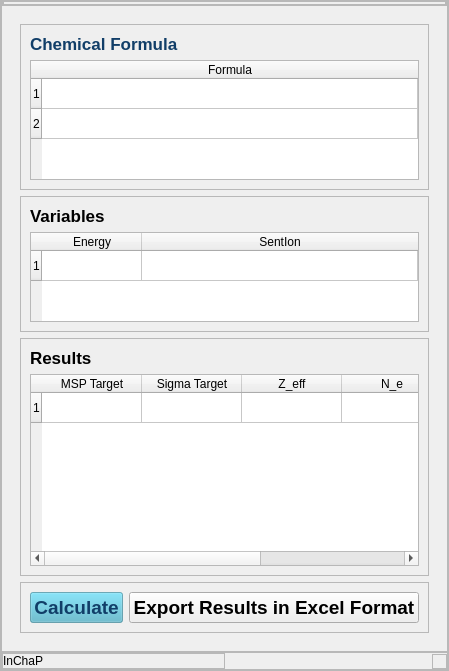
     <widget class="QFrame" name="main">
      <property name="frameShape">
       <enum>QFrame::StyledPanel</enum>
      </property>
      <property name="frameShadow">
       <enum>QFrame::Raised</enum>
      </property>
      <layout class="QVBoxLayout" name="verticalLayout">
       <property name="spacing">
        <number>0</number>
       </property>
       <property name="leftMargin">
        <number>0</number>
       </property>
       <property name="topMargin">
        <number>0</number>
       </property>
       <property name="rightMargin">
        <number>0</number>
       </property>
       <property name="bottomMargin">
        <number>0</number>
       </property>
       <item alignment="Qt::AlignTop">
        <widget class="QFrame" name="header_frame">
         <property name="frameShape">
          <enum>QFrame::StyledPanel</enum>
         </property>
         <property name="frameShadow">
          <enum>QFrame::Raised</enum>
         </property>
         <layout class="QHBoxLayout" name="horizontalLayout_2">
          <property name="spacing">
           <number>0</number>
          </property>
          <property name="leftMargin">
           <number>0</number>
          </property>
          <property name="topMargin">
           <number>0</number>
          </property>
          <property name="rightMargin">
           <number>0</number>
          </property>
          <property name="bottomMargin">
           <number>0</number>
          </property>
          <item alignment="Qt::AlignLeft|Qt::AlignTop">
           <widget class="QFrame" name="menubutton">
            <property name="frameShape">
             <enum>QFrame::StyledPanel</enum>
            </property>
            <property name="frameShadow">
             <enum>QFrame::Raised</enum>
            </property>
            <layout class="QHBoxLayout" name="horizontalLayout_5">
             <property name="spacing">
              <number>0</number>
             </property>
             <property name="leftMargin">
              <number>0</number>
             </property>
             <property name="topMargin">
              <number>0</number>
             </property>
             <property name="rightMargin">
              <number>0</number>
             </property>
             <property name="bottomMargin">
              <number>0</number>
             </property>
            </layout>
           </widget>
          </item>
          <item alignment="Qt::AlignRight|Qt::AlignTop">
           <widget class="QFrame" name="toprightbuttons">
            <property name="frameShape">
             <enum>QFrame::StyledPanel</enum>
            </property>
            <property name="frameShadow">
             <enum>QFrame::Raised</enum>
            </property>
            <layout class="QHBoxLayout" name="horizontalLayout_4">
             <property name="spacing">
              <number>0</number>
             </property>
             <property name="leftMargin">
              <number>0</number>
             </property>
             <property name="topMargin">
              <number>0</number>
             </property>
             <property name="rightMargin">
              <number>0</number>
             </property>
             <property name="bottomMargin">
              <number>0</number>
             </property>
            </layout>
           </widget>
          </item>
         </layout>
        </widget>
       </item>
       <item>
        <widget class="QFrame" name="main_body">
         <property name="sizePolicy">
          <sizepolicy hsizetype="Preferred" vsizetype="Expanding">
           <horstretch>0</horstretch>
           <verstretch>0</verstretch>
          </sizepolicy>
         </property>
         <property name="frameShape">
          <enum>QFrame::StyledPanel</enum>
         </property>
         <property name="frameShadow">
          <enum>QFrame::Raised</enum>
         </property>
         <layout class="QVBoxLayout" name="verticalLayout_13">
          <item>
           <widget class="QStackedWidget" name="stackedWidget_3">
            <property name="currentIndex">
             <number>0</number>
            </property>
            <widget class="QWidget" name="page_main">
             <layout class="QVBoxLayout" name="verticalLayout_15">
              <item alignment="Qt::AlignTop">
               <widget class="QFrame" name="frame_7">
                <property name="frameShape">
                 <enum>QFrame::StyledPanel</enum>
                </property>
                <property name="frameShadow">
                 <enum>QFrame::Raised</enum>
                </property>
                <layout class="QVBoxLayout" name="verticalLayout_16">
                 <item>
                  <widget class="QLabel" name="label_29">
                   <property name="maximumSize">
                    <size>
                     <width>945</width>
                     <height>20</height>
                    </size>
                   </property>
                   <property name="palette">
                    <palette>
                     <active>
                      <colorrole role="WindowText">
                       <brush brushstyle="SolidPattern">
                        <color alpha="255">
                         <red>17</red>
                         <green>62</green>
                         <blue>104</blue>
                        </color>
                       </brush>
                      </colorrole>
                      <colorrole role="Text">
                       <brush brushstyle="SolidPattern">
                        <color alpha="255">
                         <red>17</red>
                         <green>62</green>
                         <blue>104</blue>
                        </color>
                       </brush>
                      </colorrole>
                      <colorrole role="BrightText">
                       <brush brushstyle="SolidPattern">
                        <color alpha="255">
                         <red>17</red>
                         <green>62</green>
                         <blue>104</blue>
                        </color>
                       </brush>
                      </colorrole>
                      <colorrole role="ButtonText">
                       <brush brushstyle="SolidPattern">
                        <color alpha="255">
                         <red>17</red>
                         <green>62</green>
                         <blue>104</blue>
                        </color>
                       </brush>
                      </colorrole>
                     </active>
                     <inactive>
                      <colorrole role="WindowText">
                       <brush brushstyle="SolidPattern">
                        <color alpha="255">
                         <red>17</red>
                         <green>62</green>
                         <blue>104</blue>
                        </color>
                       </brush>
                      </colorrole>
                      <colorrole role="Text">
                       <brush brushstyle="SolidPattern">
                        <color alpha="255">
                         <red>17</red>
                         <green>62</green>
                         <blue>104</blue>
                        </color>
                       </brush>
                      </colorrole>
                      <colorrole role="BrightText">
                       <brush brushstyle="SolidPattern">
                        <color alpha="255">
                         <red>17</red>
                         <green>62</green>
                         <blue>104</blue>
                        </color>
                       </brush>
                      </colorrole>
                      <colorrole role="ButtonText">
                       <brush brushstyle="SolidPattern">
                        <color alpha="255">
                         <red>17</red>
                         <green>62</green>
                         <blue>104</blue>
                        </color>
                       </brush>
                      </colorrole>
                     </inactive>
                     <disabled>
                      <colorrole role="WindowText">
                       <brush brushstyle="SolidPattern">
                        <color alpha="255">
                         <red>17</red>
                         <green>62</green>
                         <blue>104</blue>
                        </color>
                       </brush>
                      </colorrole>
                      <colorrole role="Text">
                       <brush brushstyle="SolidPattern">
                        <color alpha="255">
                         <red>17</red>
                         <green>62</green>
                         <blue>104</blue>
                        </color>
                       </brush>
                      </colorrole>
                      <colorrole role="BrightText">
                       <brush brushstyle="SolidPattern">
                        <color alpha="255">
                         <red>17</red>
                         <green>62</green>
                         <blue>104</blue>
                        </color>
                       </brush>
                      </colorrole>
                      <colorrole role="ButtonText">
                       <brush brushstyle="SolidPattern">
                        <color alpha="255">
                         <red>17</red>
                         <green>62</green>
                         <blue>104</blue>
                        </color>
                       </brush>
                      </colorrole>
                     </disabled>
                    </palette>
                   </property>
                   <property name="font">
                    <font>
                     <pointsize>13</pointsize>
                     <weight>75</weight>
                     <bold>true</bold>
                    </font>
                   </property>
                   <property name="text">
                    <string>Chemical Formula</string>
                   </property>
                  </widget>
                 </item>
                 <item>
                  <widget class="QTableWidget" name="tableWidget_Chemical_Formula">
                   <property name="maximumSize">
                    <size>
                     <width>16777215</width>
                     <height>120</height>
                    </size>
                   </property>
                   <property name="autoFillBackground">
                    <bool>false</bool>
                   </property>
                   <property name="frameShape">
                    <enum>QFrame::StyledPanel</enum>
                   </property>
                   <property name="autoScrollMargin">
                    <number>16</number>
                   </property>
                   <property name="editTriggers">
                    <set>QAbstractItemView::NoEditTriggers</set>
                   </property>
                   <property name="alternatingRowColors">
                    <bool>false</bool>
                   </property>
                   <property name="selectionBehavior">
                    <enum>QAbstractItemView::SelectRows</enum>
                   </property>
                   <property name="rowCount">
                    <number>2</number>
                   </property>
                   <attribute name="horizontalHeaderVisible">
                    <bool>true</bool>
                   </attribute>
                   <attribute name="horizontalHeaderCascadingSectionResizes">
                    <bool>false</bool>
                   </attribute>
                   <attribute name="horizontalHeaderHighlightSections">
                    <bool>true</bool>
                   </attribute>
                   <attribute name="horizontalHeaderShowSortIndicator" stdset="0">
                    <bool>false</bool>
                   </attribute>
                   <attribute name="horizontalHeaderStretchLastSection">
                    <bool>true</bool>
                   </attribute>
                   <attribute name="verticalHeaderVisible">
                    <bool>true</bool>
                   </attribute>
                   <attribute name="verticalHeaderCascadingSectionResizes">
                    <bool>false</bool>
                   </attribute>
                   <attribute name="verticalHeaderStretchLastSection">
                    <bool>false</bool>
                   </attribute>
                   <row/>
                   <row/>
                   <column>
                    <property name="text">
                     <string>Formula</string>
                    </property>
                   </column>
                  </widget>
                 </item>
                </layout>
               </widget>
              </item>
              <item alignment="Qt::AlignTop">
               <widget class="QFrame" name="frame_8">
                <property name="frameShape">
                 <enum>QFrame::StyledPanel</enum>
                </property>
                <property name="frameShadow">
                 <enum>QFrame::Raised</enum>
                </property>
                <layout class="QVBoxLayout" name="verticalLayout_18">
                 <item>
                  <widget class="QLabel" name="label_30">
                   <property name="maximumSize">
                    <size>
                     <width>945</width>
                     <height>20</height>
                    </size>
                   </property>
                   <property name="font">
                    <font>
                     <pointsize>13</pointsize>
                     <weight>75</weight>
                     <bold>true</bold>
                    </font>
                   </property>
                   <property name="text">
                    <string>Variables</string>
                   </property>
                  </widget>
                 </item>
                 <item>
                  <widget class="QTableWidget" name="tableWidget_Variables">
                   <property name="maximumSize">
                    <size>
                     <width>16777215</width>
                     <height>90</height>
                    </size>
                   </property>
                   <property name="editTriggers">
                    <set>QAbstractItemView::NoEditTriggers</set>
                   </property>
                   <property name="selectionBehavior">
                    <enum>QAbstractItemView::SelectRows</enum>
                   </property>
                   <property name="rowCount">
                    <number>1</number>
                   </property>
                   <property name="columnCount">
                    <number>2</number>
                   </property>
                   <attribute name="horizontalHeaderStretchLastSection">
                    <bool>true</bool>
                   </attribute>
                   <row/>
                   <column>
                    <property name="text">
                     <string>Energy</string>
                    </property>
                   </column>
                   <column>
                    <property name="text">
                     <string>SentIon</string>
                    </property>
                   </column>
                  </widget>
                 </item>
                </layout>
               </widget>
              </item>
              <item>
               <widget class="QFrame" name="frame_9">
                <property name="frameShape">
                 <enum>QFrame::StyledPanel</enum>
                </property>
                <property name="frameShadow">
                 <enum>QFrame::Raised</enum>
                </property>
                <layout class="QVBoxLayout" name="verticalLayout_17">
                 <item>
                  <widget class="QLabel" name="label_31">
                   <property name="font">
                    <font>
                     <pointsize>13</pointsize>
                     <weight>75</weight>
                     <bold>true</bold>
                    </font>
                   </property>
                   <property name="text">
                    <string>Results</string>
                   </property>
                  </widget>
                 </item>
                 <item>
                  <widget class="QTableWidget" name="tableWidget_Results">
                   <property name="editTriggers">
                    <set>QAbstractItemView::NoEditTriggers</set>
                   </property>
                   <property name="selectionBehavior">
                    <enum>QAbstractItemView::SelectRows</enum>
                   </property>
                   <property name="rowCount">
                    <number>1</number>
                   </property>
                   <property name="columnCount">
                    <number>5</number>
                   </property>
                   <attribute name="horizontalHeaderStretchLastSection">
                    <bool>true</bool>
                   </attribute>
                   <row/>
                   <column>
                    <property name="text">
                     <string>MSP Target</string>
                    </property>
                   </column>
                   <column>
                    <property name="text">
                     <string>Sigma Target</string>
                    </property>
                   </column>
                   <column>
                    <property name="text">
                     <string>Z_eff</string>
                    </property>
                   </column>
                   <column>
                    <property name="text">
                     <string>N_e</string>
                    </property>
                   </column>
                   <column>
                    <property name="text">
                     <string>WRSP</string>
                    </property>
                   </column>
                  </widget>
                 </item>
                </layout>
               </widget>
              </item>
              <item>
               <widget class="QFrame" name="frame_10">
                <property name="frameShape">
                 <enum>QFrame::StyledPanel</enum>
                </property>
                <property name="frameShadow">
                 <enum>QFrame::Raised</enum>
                </property>
                <layout class="QHBoxLayout" name="horizontalLayout_7">
                 <item>
                  <widget class="QPushButton" name="BtnCalculate">
                   <property name="baseSize">
                    <size>
                     <width>0</width>
                     <height>0</height>
                    </size>
                   </property>
                   <property name="palette">
                    <palette>
                     <active>
                      <colorrole role="WindowText">
                       <brush brushstyle="SolidPattern">
                        <color alpha="255">
                         <red>17</red>
                         <green>62</green>
                         <blue>104</blue>
                        </color>
                       </brush>
                      </colorrole>
                      <colorrole role="Button">
                       <brush brushstyle="SolidPattern">
                        <color alpha="156">
                         <red>80</red>
                         <green>177</green>
                         <blue>200</blue>
                        </color>
                       </brush>
                      </colorrole>
                      <colorrole role="Text">
                       <brush brushstyle="SolidPattern">
                        <color alpha="255">
                         <red>17</red>
                         <green>62</green>
                         <blue>104</blue>
                        </color>
                       </brush>
                      </colorrole>
                      <colorrole role="ButtonText">
                       <brush brushstyle="SolidPattern">
                        <color alpha="255">
                         <red>17</red>
                         <green>62</green>
                         <blue>104</blue>
                        </color>
                       </brush>
                      </colorrole>
                      <colorrole role="Base">
                       <brush brushstyle="SolidPattern">
                        <color alpha="156">
                         <red>80</red>
                         <green>177</green>
                         <blue>200</blue>
                        </color>
                       </brush>
                      </colorrole>
                      <colorrole role="Window">
                       <brush brushstyle="SolidPattern">
                        <color alpha="156">
                         <red>80</red>
                         <green>177</green>
                         <blue>200</blue>
                        </color>
                       </brush>
                      </colorrole>
                     </active>
                     <inactive>
                      <colorrole role="WindowText">
                       <brush brushstyle="SolidPattern">
                        <color alpha="255">
                         <red>17</red>
                         <green>62</green>
                         <blue>104</blue>
                        </color>
                       </brush>
                      </colorrole>
                      <colorrole role="Button">
                       <brush brushstyle="SolidPattern">
                        <color alpha="156">
                         <red>80</red>
                         <green>177</green>
                         <blue>200</blue>
                        </color>
                       </brush>
                      </colorrole>
                      <colorrole role="Text">
                       <brush brushstyle="SolidPattern">
                        <color alpha="255">
                         <red>17</red>
                         <green>62</green>
                         <blue>104</blue>
                        </color>
                       </brush>
                      </colorrole>
                      <colorrole role="ButtonText">
                       <brush brushstyle="SolidPattern">
                        <color alpha="255">
                         <red>17</red>
                         <green>62</green>
                         <blue>104</blue>
                        </color>
                       </brush>
                      </colorrole>
                      <colorrole role="Base">
                       <brush brushstyle="SolidPattern">
                        <color alpha="156">
                         <red>80</red>
                         <green>177</green>
                         <blue>200</blue>
                        </color>
                       </brush>
                      </colorrole>
                      <colorrole role="Window">
                       <brush brushstyle="SolidPattern">
                        <color alpha="156">
                         <red>80</red>
                         <green>177</green>
                         <blue>200</blue>
                        </color>
                       </brush>
                      </colorrole>
                     </inactive>
                     <disabled>
                      <colorrole role="WindowText">
                       <brush brushstyle="SolidPattern">
                        <color alpha="255">
                         <red>17</red>
                         <green>62</green>
                         <blue>104</blue>
                        </color>
                       </brush>
                      </colorrole>
                      <colorrole role="Button">
                       <brush brushstyle="SolidPattern">
                        <color alpha="156">
                         <red>80</red>
                         <green>177</green>
                         <blue>200</blue>
                        </color>
                       </brush>
                      </colorrole>
                      <colorrole role="Text">
                       <brush brushstyle="SolidPattern">
                        <color alpha="255">
                         <red>17</red>
                         <green>62</green>
                         <blue>104</blue>
                        </color>
                       </brush>
                      </colorrole>
                      <colorrole role="ButtonText">
                       <brush brushstyle="SolidPattern">
                        <color alpha="255">
                         <red>17</red>
                         <green>62</green>
                         <blue>104</blue>
                        </color>
                       </brush>
                      </colorrole>
                      <colorrole role="Base">
                       <brush brushstyle="SolidPattern">
                        <color alpha="156">
                         <red>80</red>
                         <green>177</green>
                         <blue>200</blue>
                        </color>
                       </brush>
                      </colorrole>
                      <colorrole role="Window">
                       <brush brushstyle="SolidPattern">
                        <color alpha="156">
                         <red>80</red>
                         <green>177</green>
                         <blue>200</blue>
                        </color>
                       </brush>
                      </colorrole>
                     </disabled>
                    </palette>
                   </property>
                   <property name="font">
                    <font>
                     <family>Segoe UI</family>
                     <pointsize>14</pointsize>
                     <weight>75</weight>
                     <italic>false</italic>
                     <bold>true</bold>
                    </font>
                   </property>
                   <property name="cursor">
                    <cursorShape>PointingHandCursor</cursorShape>
                   </property>
                   <property name="text">
                    <string>Calculate</string>
                   </property>
                  </widget>
                 </item>
                 <item>
                  <widget class="QPushButton" name="BtnDownload">
                   <property name="font">
                    <font>
                     <family>Segoe UI</family>
                     <pointsize>14</pointsize>
                     <weight>75</weight>
                     <italic>false</italic>
                     <bold>true</bold>
                    </font>
                   </property>
                   <property name="cursor">
                    <cursorShape>PointingHandCursor</cursorShape>
                   </property>
                   <property name="text">
                    <string>Export Results in Excel Format</string>
                   </property>
                  </widget>
                 </item>
                </layout>
               </widget>
              </item>
             </layout>
            </widget>
            <widget class="QWidget" name="page_about"/>
           </widget>
          </item>
         </layout>
        </widget>
       </item>
       <item alignment="Qt::AlignBottom">
        <widget class="QFrame" name="footer">
         <property name="frameShape">
          <enum>QFrame::StyledPanel</enum>
         </property>
         <property name="frameShadow">
          <enum>QFrame::Raised</enum>
         </property>
         <layout class="QHBoxLayout" name="horizontalLayout_3">
          <property name="spacing">
           <number>0</number>
          </property>
          <property name="leftMargin">
           <number>0</number>
          </property>
          <property name="topMargin">
           <number>0</number>
          </property>
          <property name="rightMargin">
           <number>0</number>
          </property>
          <property name="bottomMargin">
           <number>0</number>
          </property>
          <item alignment="Qt::AlignBottom">
           <widget class="QFrame" name="footerdesc">
            <property name="frameShape">
             <enum>QFrame::StyledPanel</enum>
            </property>
            <property name="frameShadow">
             <enum>QFrame::Raised</enum>
            </property>
            <layout class="QVBoxLayout" name="verticalLayout_3">
             <property name="spacing">
              <number>0</number>
             </property>
             <property name="leftMargin">
              <number>0</number>
             </property>
             <property name="topMargin">
              <number>0</number>
             </property>
             <property name="rightMargin">
              <number>0</number>
             </property>
             <property name="bottomMargin">
              <number>0</number>
             </property>
             <item alignment="Qt::AlignBottom">
              <widget class="QLabel" name="label_2">
               <property name="text">
                <string>InChaP</string>
               </property>
               <property name="textFormat">
                <enum>Qt::AutoText</enum>
               </property>
              </widget>
             </item>
            </layout>
           </widget>
          </item>
          <item alignment="Qt::AlignRight|Qt::AlignBottom">
           <widget class="QFrame" name="size_grip">
            <property name="minimumSize">
             <size>
              <width>15</width>
              <height>15</height>
             </size>
            </property>
            <property name="maximumSize">
             <size>
              <width>15</width>
              <height>15</height>
             </size>
            </property>
            <property name="frameShape">
             <enum>QFrame::StyledPanel</enum>
            </property>
            <property name="frameShadow">
             <enum>QFrame::Raised</enum>
            </property>
            <layout class="QVBoxLayout" name="verticalLayout_4">
             <property name="leftMargin">
              <number>0</number>
             </property>
             <property name="topMargin">
              <number>0</number>
             </property>
             <property name="rightMargin">
              <number>0</number>
             </property>
             <property name="bottomMargin">
              <number>0</number>
             </property>
             <item alignment="Qt::AlignRight|Qt::AlignBottom">
              <widget class="QLabel" name="label">
               <property name="text">
                <string/>
               </property>
               <property name="pixmap">
                <pixmap>:/icons/guidata/cil-size-grip.png</pixmap>
               </property>
               <property name="scaledContents">
                <bool>false</bool>
               </property>
              </widget>
             </item>
            </layout>
           </widget>
          </item>
         </layout>
        </widget>
       </item>
      </layout>
     </widget>
